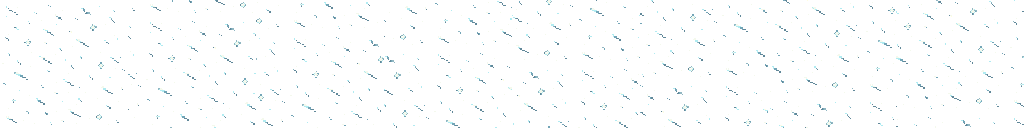
#> input picture Captures/FrostfangFX/Animations/Blizzard.png, 1024 x 128 px
$ python -i animate_frostfang_effects.py   (imports and definitions only)
#> lines starting #> are read from the running program, lines starting #| are printed output that depends on the picture
#> further down, picture is the input picture: PIL image 1024x128 RGBA; mean R, G, B, A 4.6, 5.7, 5.9, 7.4
"""Animate approved FX sprites; source art is never modified.

Run: uv run --with pillow python Tools/animate_frostfang_effects.py
Outputs separate PNG sheets, preview GIFs and frame/timing metadata.
"""
import hashlib
import json
import math
import random
from pathlib import Path

from PIL import Image, ImageChops, ImageDraw, ImageFont

ROOT = Path(__file__).resolve().parents[1] / "Captures/FrostfangFX"
SOURCE = ROOT / "Sprites"
OUTPUT = ROOT / "Animations"
PREVIEW = ROOT / "Preview"
NEAREST = Image.Resampling.NEAREST
SPECS = {
    "PounceImpact": ((128, 128), 8, 16, False),
    "FrostBreath": ((256, 128), 8, 16, True),
    "IcePillar": ((64, 128), 12, 12, False),
    "Blizzard": ((128, 128), 8, 8, True),
}


def blank(size):
    return Image.new("RGBA", size)


# [29 lines left out: functions fade, impact, not called in this run]


def pieces(source, cell_w, cell_h):
    result = []
    for y in range(0, source.height, cell_h):
        for x in range(0, source.width, cell_w):
            part = source.crop((x, y, min(source.width, x + cell_w), min(source.height, y + cell_h)))
            box = part.getchannel("A").getbbox()
            if box:
                cropped = part.crop(box)
                if sum(a > 0 for a in cropped.getchannel("A").get_flattened_data()) >= 3:
                    result.append((cropped, x + box[0], y + box[1]))
    return result


# [27 lines left out: function breath, not called in this run]


def pillar(source):
    frames = []
    floor = source.getchannel("A").getbbox()[3]
#> floor = 128
    # Reveal upward while keeping the original base anchored, not scaling the pillar.
    for height in (10, 28, 54, 86, 128):
        out = blank(source.size)
        top = max(0, floor - height)
        out.alpha_composite(source.crop((0, top, 64, floor)), (0, top))
        frames.append(out)
#> this loop made 5 passes
#> top on passes 1 to 5: 118, 100, 74, 42, 0
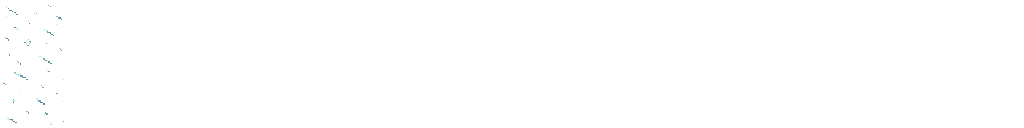
#> out: PIL image 1024x128 RGBA; mean R, G, B, A 0.3, 0.3, 0.4, 0.4; transparent parts drawn white
#> after the loop, frames = 5 items
    frames.extend([source.copy() for _ in range(3)])
    cracked = source.copy()
    cracks = Image.new("RGBA", source.size)
    draw = ImageDraw.Draw(cracks)
    draw.line([(29, 15), (34, 39), (25, 58), (36, 82), (30, 112)], fill=(42, 75, 99, 255), width=1)
    draw.line([(34, 39), (47, 46)], fill=(42, 75, 99, 255), width=1)
    draw.line([(25, 58), (15, 69)], fill=(42, 75, 99, 255), width=1)
    cracks.putalpha(ImageChops.multiply(cracks.getchannel("A"), source.getchannel("A")))
    cracked.alpha_composite(cracks)
    frames.append(cracked)
    shards = pieces(cracked, 8, 16)
#> after the loop in pieces, `for y in range(0, source.height, cell_h):`: result = []
    rng = random.Random(27)
    velocities = [(rng.uniform(-8, 8), rng.uniform(-13, -3), rng.uniform(-18, 18)) for _ in shards]
    for t in (1 / 3, 2 / 3, 1):
        out = blank(source.size)
        for (part, x, y), (vx, vy, angle) in zip(shards, velocities):
            rotated = part.rotate(angle * t, NEAREST, expand=True)
            rotated = fade(rotated, 1 - t)
            px = round(x + (part.width - rotated.width) / 2 + vx * t)
            py = round(y + (part.height - rotated.height) / 2 + vy * t + 100 * t * t)
            px = max(2, min(source.width - rotated.width - 2, px))
            py = max(2, min(floor - rotated.height, py))
            out.alpha_composite(rotated, (px, py))
        frames.append(out)
    return frames


def snow(source):
    return [ImageChops.offset(source, frame * 16, frame * 16) for frame in range(8)]


# [77 lines left out: functions durations, preview_frame, main, not called in this run]


# [2 lines not run here, left out]

>>> from PIL import Image
>>> picture = Image.open('../Captures/FrostfangFX/Animations/Blizzard.png')
#> (the run stopped early here; a loop or call above may not have finished)
